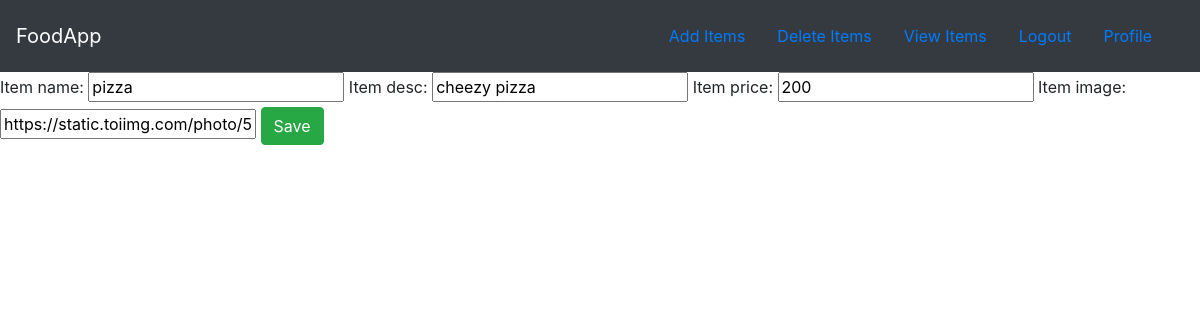
/food/update/1/ (signed in), run on an earlier commit of the app's database.
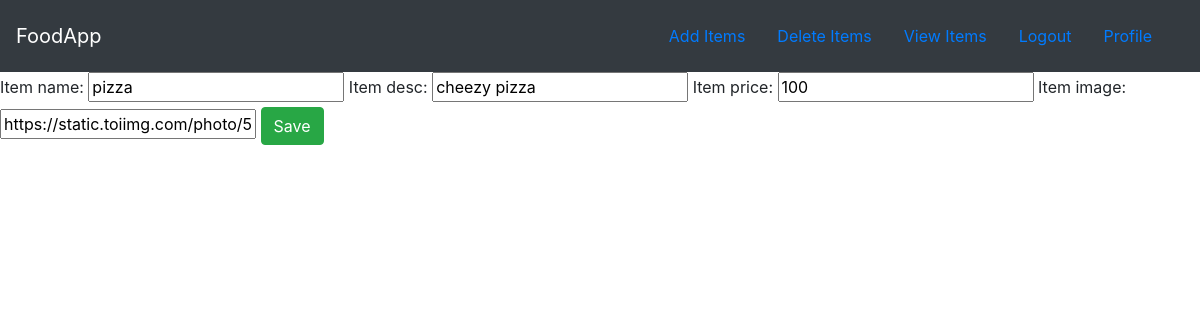
And on a later commit of the database.
### food/models.py (models this page shows, shortened)
class Item(models.Model):
    username = models.ForeignKey(User, on_delete=models.CASCADE, default=1)
    item_name = models.CharField(max_length=200)
    item_desc = models.CharField(max_length=200)
    item_price = models.IntegerField()
    item_image = models.CharField(max_length=500, default="https://blocks.astratic.com/img/general-img-portrait.png")

### food/views.py (the view)
# urls.py: path('update/<int:item_id>/', views.update_item, name='update_item'),
def update_item(request, item_id):
    item_obj = Item.objects.get(pk=item_id)
    form = ItemForm(request.POST or None, instance=item_obj)
    if form.is_valid():
        form.save()
        return redirect("food:index")
    return render(request, "food/item-form.html", {"form": form, 'item': item_obj})

### food/forms.py
class ItemForm(forms.ModelForm):
    class Meta:
        model = Item
        fields = ["item_name", "item_desc", "item_price", "item_image"]

### food/templates/food/item-form.html (shortened to what this page needs)
{% extends 'food/base.html' %}
{% block body %}
<form method="POST">
    {{ form }}
    <button type="submit" class="btn btn-success">Save</button>
</form>
{% endblock %}

### food/templates/food/base.html (shortened to what this page needs)
<!DOCTYPE html>
<html lang="en">
<head>
  <link rel="stylesheet" href="https://cdn.jsdelivr.net/npm/bootstrap@4.3.1/dist/css/bootstrap.min.css">
</head>
<body>
  <nav class="navbar navbar-dark bg-dark">
      <a href="#" class="navbar-brand">FoodApp</a>
      <div class="navbar">
          <a class="nav-item nav-link" href="/food/add">Add Items</a>
          <a class="nav-item nav-link" href="#">Delete Items</a>
          <a class="nav-item nav-link" href="#">View Items</a>
          {% if user.is_authenticated %}
            <a class="nav-item nav-link" href="{% url 'logout' %}">Logout</a>
            <a class="nav-item nav-link" href="{% url 'profile' %}">Profile</a>
          {% else %}
            <a class="nav-item nav-link" href="{% url 'login' %}">Login</a>
          {% endif %}
      </div>
  </nav>
  {% block body %}
  {% endblock %}
</body>
</html>

What changed in the data, as far as the page shows it:
changed Item "pizza": item_price "200" → "100"
